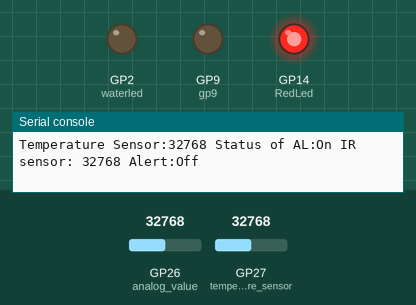
Simulated run of this program. Board: Raspberry Pi Pico running MicroPython. Parts: output pins drawn as LEDs (lit = HIGH), the last lines printed to the serial console. The test bench sets the inputs (shaded band); at power-on: GP27 (temperature_sensor) = 32768, GP26 (analog_value) = 32768 (analog values on the 0–65535 scale). The board's own WiFi access point starts at once; threads take turns every 2 ms.

Above: at 1.2 s.
1.3 s: GP27 (temperature_sensor) set to 53056
3.2 s: GP27 (temperature_sensor) set to 54704
At 4.6 s:
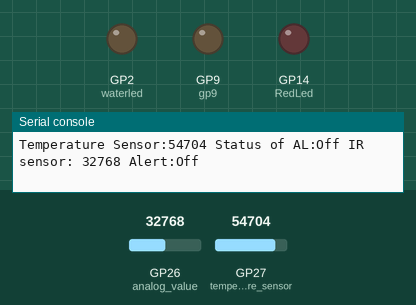
5.5 s: GP26 (analog_value) set to 58928
7.2 s: GP26 (analog_value) set to 60768
At 9.0 s:
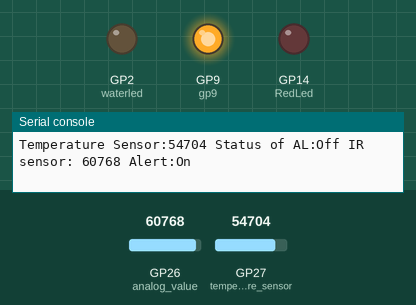
9.5 s: GP27 (temperature_sensor) set to 53345
At 10.6 s:
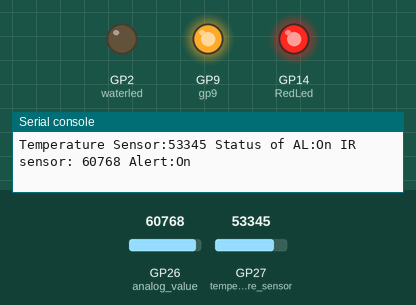
Timing chart, 0 to 12.5 s (numbered marks = the images above; inputs shaded):
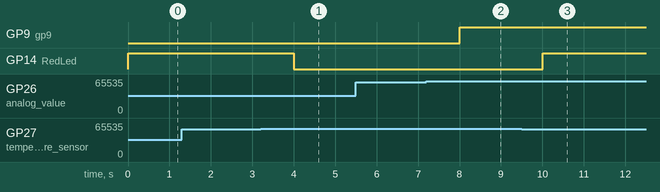

The program:

Main.py
```python
#-------
import machine
import network
import usocket as socket
import utime as time
import _thread
import json


# Configure GP14 as output and define it as redLED_pin
waterled = machine.Pin(2, machine.Pin.OUT)
temperature_sensor = machine.ADC(27)
RedLed= machine.Pin(14, machine.Pin.OUT)
analog_value = machine.ADC(26)

# Initialize the LED control pin
gp9 = machine.Pin(9, machine.Pin.OUT)


waterled_status = "Off" # Define a variable called redLED_status and set it to "Off"
def getwater_status():
    return "On" if waterled.value() == 1 else "Off"
def getRedLed_status():
    return "On" if RedLed.value() == 1 else "Off"

def getREd():
    return "On" if gp9.value() == 1 else "Off"
def getyellowLed_status():
    return "On" if RedLed.value() == 1 else "Off"

# Define a function to get the red LED status
def check_adc_and_control_redLED():
# Initialize ADC object)


# Main loop
    while True:

        adc_value = temperature_sensor.read_u16()
        if(adc_value<54000):
            #alert the user that temperature is rising
            RedLed.value(1)


        else:
            #turn of light after threat is gone
            RedLed.value(0)

        # Print temperature voltage value

        reading = analog_value.read_u16()

        if reading > 60000:  # Blocked IR senor
            gp9.value(1)  # Turn on the LED connected to GP9
        else:
            gp9.value(0)  # Not Blocked IR senor Turn off the LED connected to GP9

        print("Temperature Sensor:"+str(adc_value)+" Status of AL:"+str(getRedLed_status())+" IR sensor: "+str(reading)+" Alert:"+str(getREd()))

        time.sleep(1)
# Note that the function returns the status.

# Define a function to periodically check the ADC pin and control the red LED pin.

ssid = 'RPI_PICO_BH'       #Set access point name
password = '15646666'       #Set your access point password
ap = network.WLAN(network.AP_IF)
ap.config(essid=ssid, password=password)
ap.active(True)            #activating

while ap.active() == False:
  pass
print('Connection is successful')
print(ap.ifconfig())

# ---------------------------------------------------------------------------

# ---------------------------------------------------------------------------
# Below given code defines the web page response. Your html code must be used in this section.
#
# Define HTTP response
def web_page():
    redLED_status = getRedLed_status()
    #greenLED = "green" if redLED_status == "Off" else "black"

# Modify the html portion appropriately.
# Style section below can be changed.
# In the Script section some changes would be needed (mostly updating variable names and adding lines for extra elements).

    html = """<!DOCTYPE html>
<html lang="en">
<head>
    <meta charset="UTF-8">
    <meta name="viewport" content="width=device-width, initial-scale=1.0">
    <title>Lion Farms Interface</title>
    <link rel="preconnect" href="https://fonts.googleapis.com">
    <link rel="preconnect" href="https://fonts.gstatic.com" crossorigin>
    <link href="https://fonts.googleapis.com/css2?family=Tilt+Warp&display=swap" rel="stylesheet">
    <style>
        html,body {
            height: 100%;
            margin: 0;
            display: flex;
            justify-content: center;
            align-items: center;
            background-color: rgb(203, 125, 243);
        }
        .container {
            text-align: center;
        }
        .f {
            font-size: 50px;
            margin-top: 100px;
            font-family: 'Tilt Warp';
        }
        .whitebox {
            background-color: rgb(238, 235, 231);
            width: 400px;
            height: 80px;
            font-family: 'Tilt Warp';
            font-size: 35px;
            margin-top: 20px;
        }
        .brown-box {
            background-color:rgb(149, 81, 32);
            width: 400px;
            height: 400px;
            margin-top: 20px;
        }
        .orange-box {
            background-color: darkorange;
            width: 80px;
            height: 80px;
            font-family: 'Tilt Warp';
            position: relative;
            top: -400px;
        }
        .green-plant {
            width: 0;
            height: 0;
            border-left: 20px solid transparent;
            border-right: 20px solid transparent;
            border-bottom: 20px solid rgb(56, 190, 56);
            position: relative;
            transform: rotate(180deg);
        }
        .temperature-alert {
            position: absolute;
            top: 50%;
            left: 50%;
            transform: translate(-50%, -50%);
            display: none;
            background-color: rgba(255, 255, 255, 0.8);
            padding: 20px;
            border-radius: 10px;
            box-shadow: 0 0 10px rgba(0, 0, 0, 0.2);
        }
        .temperature-alert p {
            margin: 10px 0;
            font-size: 20px;
        }
        .temperature-alert button {
            font-size: 20px;
            padding: 10px 20px;
            border: none;
            border-radius: 5px;
            cursor: pointer;
            background-color: rgb(149, 81, 32);
            color: white;
        }
        .small-blue-circle {
        width: 40px; /* Adjust the size as needed */
        height: 40px;
        background-color: blue;
        border-radius: 50%; /* This makes it a circle */
        /* Ensures it is displayed as a block-level element */
        }


    </style>
</head>
<body>
    <header>
        <hr/>
    </header>
    <div class="container">
        <div class="f">
             <div id="one" style="font-size:35px;margin-top: 200px;display: block" class="whitebox"> Farm Systems ✅ </div>
            <div id="two" style="font-size:35px;margin-top: 200px;display: none;" class="whitebox"> Intrusion Alert🚨</div>
            <div id="three" style="font-size:35px;margin-top: 200px;display: none;" class="whitebox"> Crop Damage Alert🔥🧊</div>

        </div>
        <div class="brown-box"></div>
        <div class="orange-box">House</div>
        <Row1>

            <plant1>
                <div style="top: -150px;left: 140px;" class="green-plant"></div>
                <div style="top: -150px;left: 140px;" class="green-plant"></div>
            </plant1>
            <plant2>
                <div style="top: -190px;left: 240px;" class="green-plant"></div>
                <div style="top: -190px;left: 240px;" class="green-plant"></div>
            </plant2>
            <plant3>
                <div style="top: -230px;left: 340px;" class="green-plant"></div>
                <div style="top: -230px;left: 340px;" class="green-plant"></div>
            </plant3>
        </Row1>
        <Row2>
            <plant1>
                <div style="top: -400px;left: 140px;" class="green-plant"></div>
                <div style="top: -400px;left: 140px;" class="green-plant"></div>
            </plant1>
            <plant2>
                <div style="top: -440px;left: 240px;" class="green-plant"></div>
                <div style="top: -440px;left: 240px;" class="green-plant"></div>
            </plant2>
            <plant3>
                <div style="top: -480px;left: 340px;" class="green-plant"></div>
                <div style="top: -480px;left: 340px;" class="green-plant"></div>
            </plant3>
        </Row2>
        <Row3>
            <plant1>
                <div style="top: -650px;left: 140px;" class="green-plant"></div>
                <div style="top: -650px;left: 140px;" class="green-plant"></div>
            </plant1>
            <plant2>
                <div style="top: -690px;left: 240px;" class="green-plant"></div>
                <div style="top: -690px;left: 240px;" class="green-plant"></div>
            </plant2>
            <plant3>
                <div style="top: -730px;left: 340px;" class="green-plant"></div>
                <div style="top: -730px;left: 340px;" class="green-plant"></div>
            </plant3>
        </Row3>
    </div>
    <div id="watersymbol" style="color:white;font-family: 'Tilt Warp';font-size:small;position:absolute;margin-top: -200px;margin-left: -150px  ;display: none;" class="small-blue-circle">Water</div>
    <checkbox style="margin-left: -250px">
        <p style="margin-top:500px;font-family: 'Tilt Warp';font-size: medium;">Water Plants</p>
        <input style="margin-left: 40px" id="checkbox1" type="checkbox" onchange="toggleLED()">
    </checkbox>
    <checkbox3 >
            <p style="margin-top:650px;margin-left: -150px;font-family: 'Tilt Warp';font-size: medium;"> Provide Artifical Light Source</p>
            <input style="margin-left: -60px" id="PA" type="checkbox">
        </checkbox3>


    <script>
        function toggleLED() {
        if(document.getElementById("checkbox1").checked){
        document.getElementById("watersymbol").style.display="block";
        }
        else{
        document.getElementById("watersymbol").style.display="none";
        }
        var xhr = new XMLHttpRequest();
        xhr.open("GET", "/status?waterled=" + (document.getElementById("checkbox1").checked ? "on" : "off"), true);
        xhr.send();
        }
    </script>
    <script>
    function image(){
        var redLedStatus = """+redLED_status+""";
            const x = document.getElementById("one");
            const x2=document.getElementById("two");
            const x3=document.getElementById("three");

        if (redLedStatus == "On") {
            x.style.display = "none";
            x3.style.display = "block";
        }

        else {
            x.style.display = "block";
            x3.style.display = "none";
        }

    setInterval(image, 1000);
    </script>
    }
</body>
</html>

"""
    return html
# --------------------------------------------------------------------
# This section could be tweaked to return status of multiple sensors or actuators.

# Define a function to get the status of the red LED.
# The function retuns status.
def get_status(request):
    if "waterled=on" in request:
        waterled.value(1)
    elif "waterled=off" in request:
        waterled.value(0)
    status = {
        "water_status": getwater_status(),
    }
    return json.dumps(status)
# ------------------------------------------------------------------------

# -------------------------------------------------------------------------
# This portion of the code remains as it is.

# Start the ADC monitoring function in a separate thread
_thread.start_new_thread(check_adc_and_control_redLED, ())

# Create a socket server
s = socket.socket(socket.AF_INET, socket.SOCK_STREAM)
s.bind(('', 80))
s.listen(5)

# --------------------------------------------------------------------------

# --------------------------------------------------------------------------

# This section of the code will have minimum changes.
while True:
    conn, addr = s.accept()
    print('Got a connection from %s' % str(addr))
    request = conn.recv(1024)
    if request:
        request = str(request)
        print('Content = %s' % request)

# this part of the code remains as it is.
    if request.find("/status") == 6:
        response = get_status(request)
        conn.send("HTTP/1.1 200 OK\n")
        conn.send("Content-Type: application/json\n")
        conn.send("Connection: close\n\n")
        conn.sendall(response)
    else:
        response = web_page()
        conn.send("HTTP/1.1 200 OK\n")
        conn.send("Content-Type: text/html\n")
        conn.send("Connection: close\n\n")
        conn.sendall(response)
    conn.close()
```

Measured:
- the behaviour switches between 53984 and 54000 on GP27 (temperature_sensor) (found by bisection; images 0 and 1)
- the behaviour switches between 60000 and 60016 on GP26 (analog_value) (found by bisection; images 1 and 2)
- after the input at 3.2 s, GP14 (RedLed): HIGH → LOW after 0.81 s
- after the input at 7.2 s, GP9 (gp9): LOW → HIGH after 0.81 s
- after the input at 9.5 s, GP14 (RedLed): LOW → HIGH after 0.51 s
